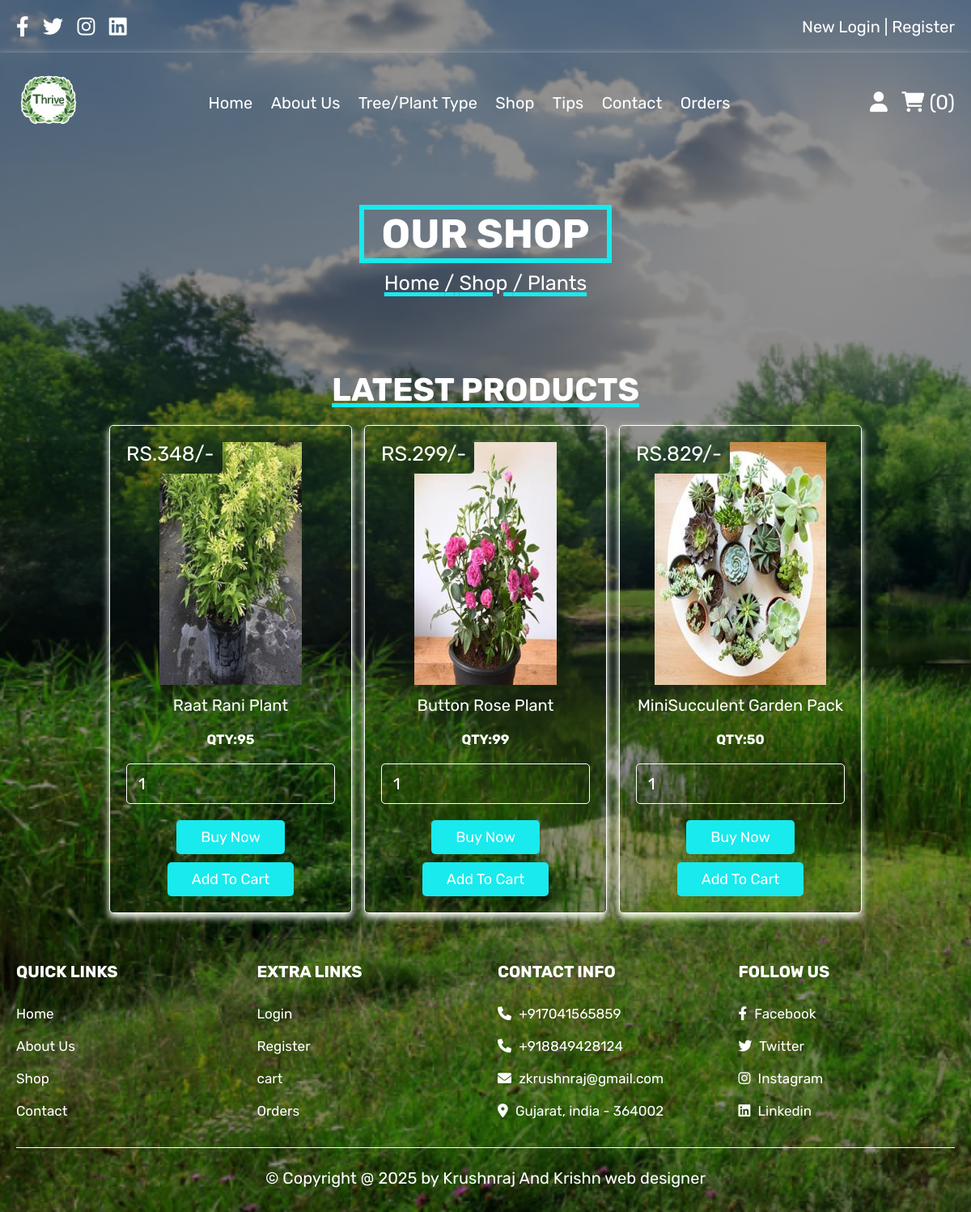
The app's page /plants.php with its own data.
### tables this page shows
CREATE TABLE `products` (
  `product_id` int(10) NOT NULL,
  `name` varchar(25) NOT NULL,
  `p_type` varchar(20) DEFAULT NULL,
  `price` int(10) NOT NULL,
  `image` varchar(20) NOT NULL,
  `qty` int(3) DEFAULT NULL
);

### plants.php (the view, shortened to what this page needs)
<?php
include 'config.php';
?>
<!DOCTYPE html>
<html lang="en">
<head>
   <link rel="stylesheet" href="https://cdnjs.cloudflare.com/ajax/libs/font-awesome/6.0.0/css/all.min.css">
   <link rel="stylesheet" href="css/style.css">
</head>
<body>
<?php include 'header.php'; ?>
<div class="heading">
   <h3 style="border:6px solid rgb(24, 234, 237);">&nbsp;&nbsp;Our Shop&nbsp;&nbsp;</h3>
   <p style="text-decoration:5px underline; text-decoration-color:rgb(24, 234, 237);"> <a href="home.php" >Home</a> /<a href="shop.php"> Shop </a>/ Plants</p>
</div>
<section class="products">
   <h1 class="title" style="text-decoration:5px underline; text-decoration-color:rgb(24, 234, 237);">Latest Products</h1>
   <div class="box-container">
      <?php
         $select_products = mysqli_query($conn, "SELECT * FROM `products` where p_type='Palnt'") or die('query failed');
         if(mysqli_num_rows($select_products) > 0){
            while($fetch_products = mysqli_fetch_assoc($select_products)){
      ?>
     <form action="" method="post" class="box">
      <img class="image" src="uploaded_img/<?php echo $fetch_products['image']; ?>" alt="">
      <div class="name"><?php echo $fetch_products['name']; ?></div>
      <div class="name"><h5>QTY:<?php echo $fetch_products['qty']; ?></h5></div>
      <input type="number" min="1" max="<?php echo $fetch_products['qty'];  ?>" name="product_quantity" value="1" class="qty">
      <div class="price"><?php echo 'RS.'. $fetch_products['price']; ?>/-</div>
      <input type="submit" value="Buy Now" name="b1" class="btn">
      <input type="submit" value="Add To Cart" name="add_to_cart" class="btn">
     </form>
      <?php
         }
      }else{
         echo '<p class="empty">No Products Added Yet!</p>';
      }
      ?>
   </div>
</section>
<?php include 'footer.php'; ?>
</body>
</html>

### css/style.css (style rules this page uses)
:root { --red:#303434; --orange:#000000; --black:#ffffff; --white:white; --light-color:#000000; --light-white:white; --light-bg:var(--black); --border:.10rem solid var(--black); --box-shadow:0 .5rem 1rem rgb(255, 255, 255); }
* { font-family: 'Rubik', sans-serif; margin:0; padding:0; box-sizing: border-box; outline: none; border:none; text-decoration: none; transition:all .2s linear; background-image:linear-gradient(to right,rgba(0, 0, 0, 0.43),rgba(0, 0, 0, 0.437)), url(../images/19.png); background-attachment: fixed; background-size: cover; }
html { font-size: 62.5%; overflow-x: hidden; }
section { padding:3rem 2rem; }
.title { text-align: center; margin-bottom: 2rem; text-transform: uppercase; color:var(--white); font-size: 4rem; }
.btn, .option-btn, .delete-btn, .white-btn { display: inline-block; margin-top: 1rem; padding:1rem 3rem; cursor: pointer; color:rgb(253, 254, 254); border:5px soild rgb(247, 247, 247); background:rgb(24, 234, 237); font-size: 1.8rem; border-radius: .5rem; text-transform: capitalize; }
.white-btn, .btn { background-color: var(-- rgb(0, 0, 0)); }
.heading { min-height: 30vh; display: flex; flex-flow: column; align-items: center; justify-content: center; gap:1rem; text-align: center; }
.heading h3 { font-size: 5rem; color:white; text-transform: uppercase; }
.heading p { font-size: 2.5rem; color:white; }
.heading p a { color:var(--purple); }
.products .box-container { max-width: 1200px; margin:0 auto; display: grid; grid-template-columns: repeat(auto-fit, 30rem); align-items: flex-start; gap:1.5rem; justify-content: center; }
.products .box-container .box { border-radius: .5rem; background-color: black; box-shadow: var(--box-shadow); padding:2rem; text-align: center; border:var(--border); position: relative; }
.products .box-container .box .image { height: 30rem; }
.products .box-container .box .name { padding:1rem 0; font-size: 2rem; color:white; }
.products .box-container .box .qty { width: 100%; padding:1.2rem 1.4rem; border-radius: .5rem; border:var(--border); color:white; margin:1rem 0; font-size: 2rem; }
.products .box-container .box .price { position: absolute; top:1rem; left:1rem; border-radius: .5rem; padding:1rem; font-size: 2.5rem; color:var(--white); background-color: var(--red); }

### records on screen
products: image (picture), name "Raat Rani Plant", qty "95", price "348"
products: image (picture), name "Button Rose Plant", qty "99", price "299"
products: image (picture), name "MiniSucculent Garden Pack", qty "50", price "829"

### other values on screen
$cart_rows_number "0"
